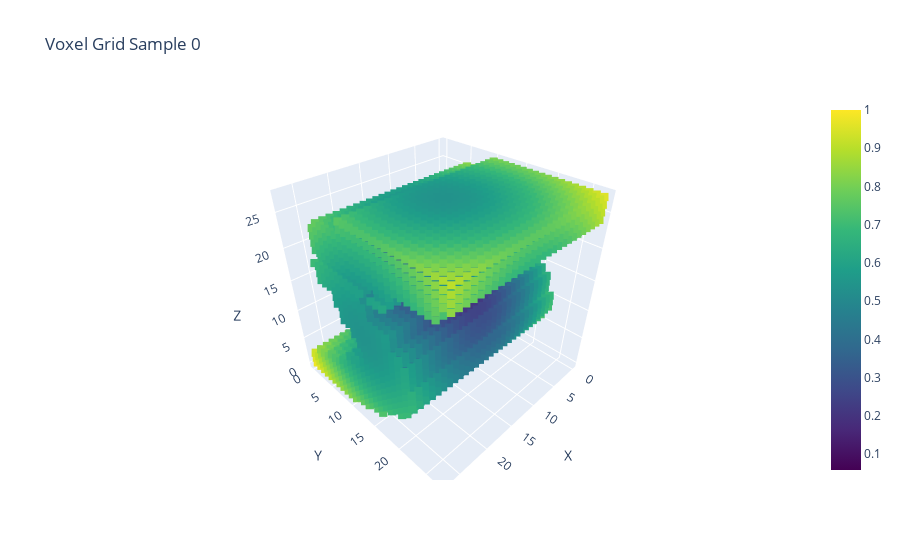
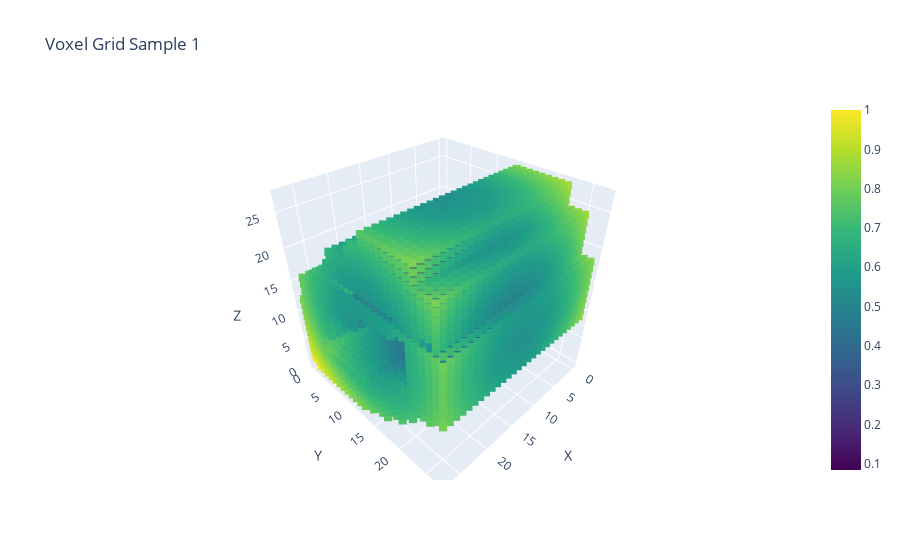

Notebook cell for these charts, in order:
### Code cell
plot_voxel(voxel_0, title="Voxel Grid Sample 0")
plot_voxel(voxel_1, title="Voxel Grid Sample 1")

### Figure 1 — Plotly figure (JSON) as saved in the notebook; plotly's stock layout.template omitted (floating-point values rounded to 4 significant figures; data arrays with more than 128 entries replaced by an {"elided": "..."} marker saying what was removed)
{"data": [{"marker": {"color": {"elided": "4727 float values"}, "colorscale": [[0, "#440154"], [0.1111, "#482878"], [0.2222, "#3e4989"], [0.3333, "#31688e"], [0.4444, "#26828e"], [0.5556, "#1f9e89"], [0.6667, "#35b779"], [0.7778, "#6ece58"], [0.8889, "#b5de2b"], [1, "#fde725"]], "showscale": true, "size": 3, "symbol": "square"}, "mode": "markers", "type": "scatter3d", "x": {"elided": "4727 int values"}, "y": {"elided": "4727 int values"}, "z": {"elided": "4727 int values"}}], "layout": {"scene": {"xaxis": {"title": {"text": "X"}}, "yaxis": {"title": {"text": "Y"}}, "zaxis": {"title": {"text": "Z"}}}, "title": {"text": "Voxel Grid Sample 0"}}}

### Figure 2 — Plotly figure (JSON) as saved in the notebook; plotly's stock layout.template omitted (floating-point values rounded to 4 significant figures; data arrays with more than 128 entries replaced by an {"elided": "..."} marker saying what was removed)
{"data": [{"marker": {"color": {"elided": "5302 float values"}, "colorscale": [[0, "#440154"], [0.1111, "#482878"], [0.2222, "#3e4989"], [0.3333, "#31688e"], [0.4444, "#26828e"], [0.5556, "#1f9e89"], [0.6667, "#35b779"], [0.7778, "#6ece58"], [0.8889, "#b5de2b"], [1, "#fde725"]], "showscale": true, "size": 3, "symbol": "square"}, "mode": "markers", "type": "scatter3d", "x": {"elided": "5302 int values"}, "y": {"elided": "5302 int values"}, "z": {"elided": "5302 int values"}}], "layout": {"scene": {"xaxis": {"title": {"text": "X"}}, "yaxis": {"title": {"text": "Y"}}, "zaxis": {"title": {"text": "Z"}}}, "title": {"text": "Voxel Grid Sample 1"}}}
